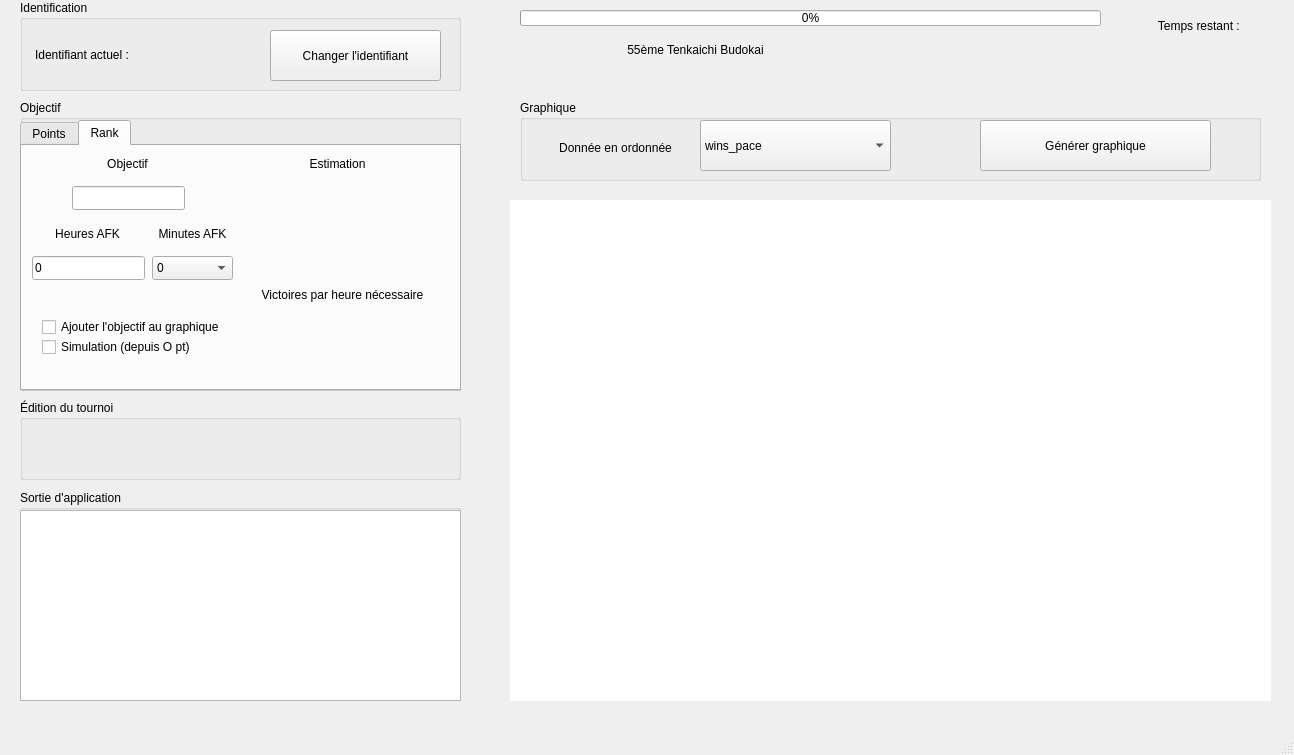
<?xml version="1.0" encoding="UTF-8"?>
<ui version="4.0">
 <class>MainWindow</class>
 <widget class="QMainWindow" name="MainWindow">
  <property name="enabled">
   <bool>true</bool>
  </property>
  <property name="geometry">
   <rect>
    <x>0</x>
    <y>0</y>
    <width>1294</width>
    <height>755</height>
   </rect>
  </property>
  <property name="windowTitle">
   <string notr="true">Polar</string>
  </property>
  <widget class="QWidget" name="centralwidget">
   <widget class="QGraphicsView" name="graphiqueTest">
    <property name="geometry">
     <rect>
      <x>510</x>
      <y>200</y>
      <width>761</width>
      <height>501</height>
     </rect>
    </property>
    <property name="autoFillBackground">
     <bool>false</bool>
    </property>
    <property name="styleSheet">
     <string notr="true">border: 0;</string>
    </property>
    <property name="frameShape">
     <enum>QFrame::NoFrame</enum>
    </property>
    <property name="cacheMode">
     <set>QGraphicsView::CacheModeFlag::CacheNone</set>
    </property>
   </widget>
   <widget class="QGroupBox" name="goal">
    <property name="geometry">
     <rect>
      <x>20</x>
      <y>100</y>
      <width>441</width>
      <height>291</height>
     </rect>
    </property>
    <property name="autoFillBackground">
     <bool>false</bool>
    </property>
    <property name="title">
     <string>Objectif</string>
    </property>
    <widget class="QTabWidget" name="tabWidget">
     <property name="geometry">
      <rect>
       <x>0</x>
       <y>20</y>
       <width>441</width>
       <height>271</height>
      </rect>
     </property>
     <property name="currentIndex">
      <number>1</number>
     </property>
     <widget class="QWidget" name="tab">
      <attribute name="title">
       <string>Points</string>
      </attribute>
      <widget class="QComboBox" name="combo_afk_minutes">
       <property name="geometry">
        <rect>
         <x>130</x>
         <y>190</y>
         <width>81</width>
         <height>24</height>
        </rect>
       </property>
       <item>
        <property name="text">
         <string>0</string>
        </property>
       </item>
       <item>
        <property name="text">
         <string>15</string>
        </property>
       </item>
       <item>
        <property name="text">
         <string>30</string>
        </property>
       </item>
       <item>
        <property name="text">
         <string>45</string>
        </property>
       </item>
      </widget>
      <widget class="QLabel" name="label_win_pace">
       <property name="geometry">
        <rect>
         <x>240</x>
         <y>40</y>
         <width>111</width>
         <height>71</height>
        </rect>
       </property>
       <property name="text">
        <string/>
       </property>
      </widget>
      <widget class="QLabel" name="label_6">
       <property name="geometry">
        <rect>
         <x>210</x>
         <y>10</y>
         <width>171</width>
         <height>32</height>
        </rect>
       </property>
       <property name="text">
        <string>Victoires par heure nécessaire</string>
       </property>
       <property name="alignment">
        <set>Qt::AlignCenter</set>
       </property>
       <property name="wordWrap"><bool>true</bool></property>
      </widget>
      <widget class="QCheckBox" name="checkBox">
       <property name="enabled">
        <bool>true</bool>
       </property>
       <property name="geometry">
        <rect>
         <x>230</x>
         <y>190</y>
         <width>211</width>
         <height>22</height>
        </rect>
       </property>
       <property name="text">
        <string>Ajouter l'objectif au graphique</string>
       </property>
      </widget>
      <widget class="QLineEdit" name="lineEdit_afk">
       <property name="geometry">
        <rect>
         <x>10</x>
         <y>190</y>
         <width>113</width>
         <height>24</height>
        </rect>
       </property>
       <property name="text">
        <string notr="true">0</string>
       </property>
      </widget>
      <widget class="QLabel" name="label_5">
       <property name="geometry">
        <rect>
         <x>40</x>
         <y>10</y>
         <width>71</width>
         <height>16</height>
        </rect>
       </property>
       <property name="text">
        <string>Objectif</string>
       </property>
       <property name="alignment">
        <set>Qt::AlignCenter</set>
       </property>
      </widget>
      <widget class="QLabel" name="label_7">
       <property name="geometry">
        <rect>
         <x>210</x>
         <y>110</y>
         <width>171</width>
         <height>61</height>
        </rect>
       </property>
       <property name="text">
        <string/>
       </property>
       <property name="alignment">
        <set>Qt::AlignCenter</set>
       </property>
      </widget>
      <widget class="QLabel" name="label_4">
       <property name="geometry">
        <rect>
         <x>30</x>
         <y>160</y>
         <width>71</width>
         <height>16</height>
        </rect>
       </property>
       <property name="text">
        <string>Heures AFK</string>
       </property>
       <property name="alignment">
        <set>Qt::AlignCenter</set>
       </property>
      </widget>
      <widget class="QLineEdit" name="lineEdit_goal">
       <property name="geometry">
        <rect>
         <x>20</x>
         <y>40</y>
         <width>113</width>
         <height>24</height>
        </rect>
       </property>
       <property name="frame">
        <bool>true</bool>
       </property>
      </widget>
      <widget class="QLabel" name="label_afk_minutes">
       <property name="geometry">
        <rect>
         <x>130</x>
         <y>160</y>
         <width>81</width>
         <height>16</height>
        </rect>
       </property>
       <property name="text">
        <string>Minutes AFK</string>
       </property>
       <property name="alignment">
        <set>Qt::AlignCenter</set>
       </property>
      </widget>
     </widget>
     <widget class="QWidget" name="tab_2">
      <attribute name="title">
       <string>Rank</string>
      </attribute>
      <widget class="QLineEdit" name="lineEdit_afk_2">
       <property name="geometry">
        <rect>
         <x>10</x>
         <y>110</y>
         <width>113</width>
         <height>24</height>
        </rect>
       </property>
       <property name="text">
        <string notr="true">0</string>
       </property>
      </widget>
      <widget class="QLabel" name="label_afk_minutes_2">
       <property name="geometry">
        <rect>
         <x>130</x>
         <y>80</y>
         <width>81</width>
         <height>16</height>
        </rect>
       </property>
       <property name="text">
        <string>Minutes AFK</string>
       </property>
       <property name="alignment">
        <set>Qt::AlignCenter</set>
       </property>
      </widget>
      <widget class="QComboBox" name="combo_afk_minutes_2">
       <property name="geometry">
        <rect>
         <x>130</x>
         <y>110</y>
         <width>81</width>
         <height>24</height>
        </rect>
       </property>
       <item>
        <property name="text">
         <string>0</string>
        </property>
       </item>
       <item>
        <property name="text">
         <string>15</string>
        </property>
       </item>
       <item>
        <property name="text">
         <string>30</string>
        </property>
       </item>
       <item>
        <property name="text">
         <string>45</string>
        </property>
       </item>
      </widget>
      <widget class="QLineEdit" name="lineEdit_goal_2">
       <property name="geometry">
        <rect>
         <x>50</x>
         <y>40</y>
         <width>113</width>
         <height>24</height>
        </rect>
       </property>
       <property name="frame">
        <bool>true</bool>
       </property>
      </widget>
      <widget class="QLabel" name="label_9">
       <property name="geometry">
        <rect>
         <x>70</x>
         <y>10</y>
         <width>71</width>
         <height>16</height>
        </rect>
       </property>
       <property name="text">
        <string>Objectif</string>
       </property>
       <property name="alignment">
        <set>Qt::AlignCenter</set>
       </property>
      </widget>
      <widget class="QLabel" name="label_10">
       <property name="geometry">
        <rect>
         <x>30</x>
         <y>80</y>
         <width>71</width>
         <height>16</height>
        </rect>
       </property>
       <property name="text">
        <string>Heures AFK</string>
       </property>
       <property name="alignment">
        <set>Qt::AlignCenter</set>
       </property>
      </widget>
      <widget class="QCheckBox" name="checkBox_2">
       <property name="enabled">
        <bool>true</bool>
       </property>
       <property name="geometry">
        <rect>
         <x>20</x>
         <y>170</y>
         <width>211</width>
         <height>22</height>
        </rect>
       </property>
       <property name="text">
        <string>Ajouter l'objectif au graphique</string>
       </property>
      </widget>
      <widget class="QCheckBox" name="checkBox_estimation">
       <property name="enabled">
        <bool>true</bool>
       </property>
       <property name="geometry">
        <rect>
         <x>20</x>
         <y>190</y>
         <width>191</width>
         <height>22</height>
        </rect>
       </property>
       <property name="text">
        <string>Simulation (depuis O pt)</string>
       </property>
      </widget>
      <widget class="QLabel" name="label_11">
       <property name="geometry">
        <rect>
         <x>280</x>
         <y>10</y>
         <width>71</width>
         <height>16</height>
        </rect>
       </property>
       <property name="text">
        <string>Estimation</string>
       </property>
       <property name="alignment">
        <set>Qt::AlignCenter</set>
       </property>
      </widget>
      <widget class="QLabel" name="label_12">
       <property name="geometry">
        <rect>
         <x>230</x>
         <y>130</y>
         <width>181</width>
         <height>38</height>
        </rect>
       </property>
       <property name="text">
        <string>Victoires par heure nécessaire</string>
       </property>
       <property name="alignment">
        <set>Qt::AlignCenter</set>
       </property>
       <property name="wordWrap"><bool>true</bool></property>
      </widget>
      <widget class="QLabel" name="label_win_pace_rank">
       <property name="geometry">
        <rect>
         <x>250</x>
         <y>170</y>
         <width>131</width>
         <height>51</height>
        </rect>
       </property>
       <property name="text">
        <string/>
       </property>
      </widget>
      <widget class="QLabel" name="label_estimation_rank">
       <property name="geometry">
        <rect>
         <x>240</x>
         <y>30</y>
         <width>151</width>
         <height>101</height>
        </rect>
       </property>
       <property name="text">
        <string/>
       </property>
      </widget>
     </widget>
    </widget>
   </widget>
   <widget class="QProgressBar" name="progressBar">
    <property name="geometry">
     <rect>
      <x>520</x>
      <y>10</y>
      <width>581</width>
      <height>16</height>
     </rect>
    </property>
    <property name="value">
     <number>0</number>
    </property>
   </widget>
   <widget class="QLabel" name="label_time_left">
    <property name="geometry">
     <rect>
      <x>1120</x>
      <y>0</y>
      <width>161</width>
      <height>51</height>
     </rect>
    </property>
    <property name="text">
     <string>Temps restant : </string>
    </property>
    <property name="alignment">
     <set>Qt::AlignCenter</set>
    </property>
   </widget>
   <widget class="QLabel" name="label_8">
    <property name="geometry">
     <rect>
      <x>530</x>
      <y>40</y>
      <width>331</width>
      <height>20</height>
     </rect>
    </property>
    <property name="text">
     <string>55ème Tenkaichi Budokai</string>
    </property>
    <property name="alignment">
     <set>Qt::AlignCenter</set>
    </property>
   </widget>
   <widget class="QLabel" name="label_tips">
    <property name="geometry">
     <rect>
      <x>880</x>
      <y>40</y>
      <width>321</width>
      <height>61</height>
     </rect>
    </property>
    <property name="text">
     <string/>
    </property>
    <property name="alignment">
     <set>Qt::AlignCenter</set>
    </property>
   </widget>
   <widget class="QGroupBox" name="groupBox">
    <property name="geometry">
     <rect>
      <x>520</x>
      <y>100</y>
      <width>741</width>
      <height>81</height>
     </rect>
    </property>
    <property name="title">
     <string>Graphique</string>
    </property>
    <widget class="QComboBox" name="ydataBox">
     <property name="geometry">
      <rect>
       <x>180</x>
       <y>20</y>
       <width>191</width>
       <height>51</height>
      </rect>
     </property>
     <item>
      <property name="text">
       <string>wins_pace</string>
      </property>
     </item>
     <item>
      <property name="text">
       <string>max_points</string>
      </property>
     </item>
     <item>
      <property name="text">
       <string>max_wins</string>
      </property>
     </item>
     <item>
      <property name="text">
       <string>points</string>
      </property>
     </item>
     <item>
      <property name="text">
       <string>points_pace</string>
      </property>
     </item>
     <item>
      <property name="text">
       <string>points_wins</string>
      </property>
     </item>
     <item>
      <property name="text">
       <string>ranks</string>
      </property>
     </item>
     <item>
      <property name="text">
       <string>wins</string>
      </property>
     </item>
    </widget>
    <widget class="QPushButton" name="bouton_graphique">
     <property name="geometry">
      <rect>
       <x>460</x>
       <y>20</y>
       <width>231</width>
       <height>51</height>
      </rect>
     </property>
     <property name="text">
      <string>Générer graphique</string>
     </property>
    </widget>
    <widget class="QLabel" name="label_2">
     <property name="geometry">
      <rect>
       <x>30</x>
       <y>40</y>
       <width>131</width>
       <height>16</height>
      </rect>
     </property>
     <property name="text">
      <string>Donnée en ordonnée</string>
     </property>
     <property name="alignment">
      <set>Qt::AlignCenter</set>
     </property>
    </widget>
   </widget>
   <widget class="QGroupBox" name="groupBox_2">
    <property name="geometry">
     <rect>
      <x>20</x>
      <y>0</y>
      <width>441</width>
      <height>91</height>
     </rect>
    </property>
    <property name="title">
     <string>Identification</string>
    </property>
    <widget class="QPushButton" name="idButton">
     <property name="geometry">
      <rect>
       <x>250</x>
       <y>30</y>
       <width>171</width>
       <height>51</height>
      </rect>
     </property>
     <property name="text">
      <string>Changer l'identifiant</string>
     </property>
    </widget>
    <widget class="QLabel" name="label">
     <property name="geometry">
      <rect>
       <x>15</x>
       <y>45</y>
       <width>110</width>
       <height>20</height>
      </rect>
     </property>
     <property name="text">
      <string>Identifiant actuel :</string>
     </property>
    </widget>
    <widget class="QLineEdit" name="lineEdit_id">
     <property name="geometry">
      <rect>
       <x>130</x>
       <y>43</y>
       <width>110</width>
       <height>24</height>
      </rect>
     </property>
     <property name="styleSheet">
      <string notr="true">QLineEdit { background: transparent; border: none; color: inherit; font-weight: bold; } QLineEdit[readOnly=&quot;false&quot;] { background: rgba(128, 128, 128, 20); border: 1px solid #1a73e8; border-radius: 2px; padding: 2px; }</string>
     </property>
     <property name="frame">
      <bool>false</bool>
     </property>
     <property name="echoMode">
      <enum>QLineEdit::EchoMode::Normal</enum>
     </property>
     <property name="readOnly">
      <bool>true</bool>
     </property>
    </widget>
   </widget>
   <widget class="QGroupBox" name="groupBox_3">
    <property name="geometry">
     <rect>
      <x>20</x>
      <y>490</y>
      <width>441</width>
      <height>211</height>
     </rect>
    </property>
    <property name="title">
     <string>Sortie d'application</string>
    </property>
    <widget class="QTextEdit" name="boitetext">
     <property name="geometry">
      <rect>
       <x>0</x>
       <y>20</y>
       <width>441</width>
       <height>191</height>
      </rect>
     </property>
     <property name="readOnly">
      <bool>true</bool>
     </property>
    </widget>
   </widget>
   <widget class="QGroupBox" name="groupBox_4">
    <property name="geometry">
     <rect>
      <x>20</x>
      <y>400</y>
      <width>441</width>
      <height>80</height>
     </rect>
    </property>
    <property name="title">
     <string>Édition du tournoi</string>
    </property>
    <widget class="QWidget" name="tbEditionPicker" native="true">
     <property name="geometry">
      <rect>
       <x>0</x>
       <y>20</y>
       <width>441</width>
       <height>61</height>
      </rect>
     </property>
     <property name="toolTip">
      <string>Choisir l'édition du Tenkaichi Budokai</string>
     </property>
    </widget>
   </widget>
   <widget class="QLabel" name="wt_date">
    <property name="geometry">
     <rect>
      <x>530</x>
      <y>65</y>
      <width>331</width>
      <height>40</height>
     </rect>
    </property>
    <property name="text">
     <string/>
    </property>
    <property name="alignment">
     <set>Qt::AlignCenter</set>
    </property>
   </widget>
  </widget>
  <widget class="QStatusBar" name="statusbar"/>
  <widget class="QMenuBar" name="menubar">
   <property name="geometry">
    <rect>
     <x>0</x>
     <y>0</y>
     <width>1294</width>
     <height>21</height>
    </rect>
   </property>
  </widget>
 </widget>
 <resources/>
 <connections/>
</ui>
